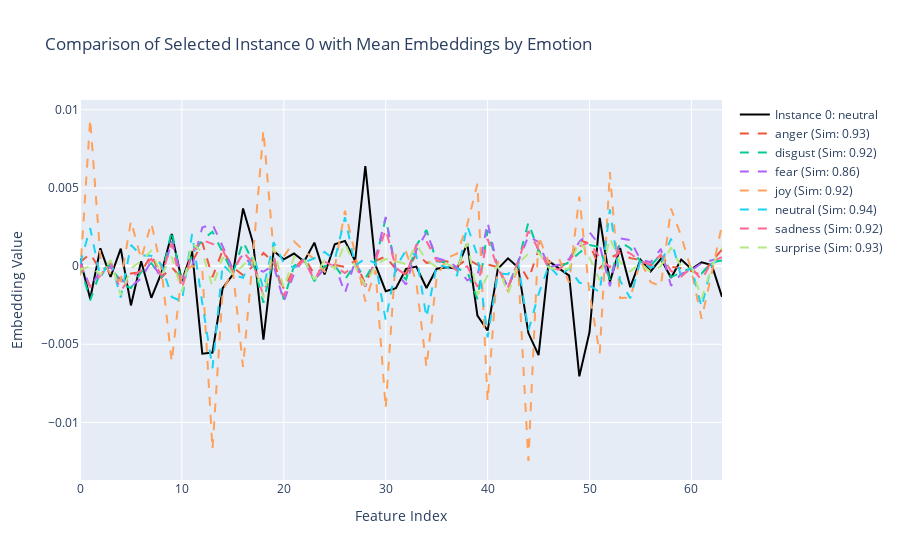

This figure's notebook cell:
### Code cell
# Filter out emotions with no embeddings
filtered_mean_embeddings3 = {emotion: embedding for emotion, embedding in mean_embeddings3.items() if embedding is not None}

# Convert mean embeddings to a matrix for cosine similarity computation
mean_embedding_matrix3 = np.array([embedding for embedding in filtered_mean_embeddings3.values()])

# Function to normalize embeddings (already normalized in the above code)
def normalize_embedding(embedding):
    return normalize(embedding.reshape(1, -1)).flatten()


# Function to create plot for a selected instance
def create_plot(selected_instance_index):
    selected_instance = normalize_embedding(tp_embeddings3[selected_instance_index])
    
    # Compute cosine similarity with mean embeddings
    similarity_scores = cosine_similarity([selected_instance], mean_embedding_matrix3).flatten()

    # Create figure
    fig = go.Figure()
    # Add trace for selected instance
    fig.add_trace(go.Scatter(
        x=list(range(64)),
        y=selected_instance,
        mode='lines',
        name=f"Instance {selected_instance_index}: {label_decoder_list[tp_labels3[selected_instance_index]]}",
        line=dict(color='black')
    ))

    # Add traces for each emotion's mean embedding
    for i, emotion in enumerate(filtered_mean_embeddings3.keys()):
        fig.add_trace(go.Scatter(
            x=list(range(64)),
            y=mean_embedding_matrix3[i],
            mode='lines',
            name=f'{emotion} (Sim: {similarity_scores[i]:.2f})',
            line=dict(dash='dash')
        ))

    # Update layout for better readability
    fig.update_layout(
        title=f'Comparison of Selected Instance {selected_instance_index} with Mean Embeddings by Emotion',
        xaxis_title='Feature Index',
        yaxis_title='Embedding Value',
        hovermode='x unified'
    )

    # Show the figure
    fig.show()

# Initial plot
create_plot(0)

# Interactive input form to select instance
interact(create_plot, selected_instance_index=IntSlider(min=0, max=len(tp_embeddings3)-1, step=1, value=0));

### Figure 1 — Plotly figure (JSON) as saved in the notebook; plotly's stock layout.template omitted (floating-point values rounded to 4 significant figures; data arrays with more than 128 entries replaced by an {"elided": "..."} marker saying what was removed)
{"data": [{"line": {"color": "black"}, "mode": "lines", "name": "Instance 0: neutral", "type": "scatter", "x": [0, 1, 2, 3, 4, 5, 6, 7, 8, 9, 10, 11, 12, 13, 14, 15, 16, 17, 18, 19, 20, 21, 22, 23, 24, 25, 26, 27, 28, 29, 30, 31, 32, 33, 34, 35, 36, 37, 38, 39, 40, 41, 42, 43, 44, 45, 46, 47, 48, 49, 50, 51, 52, 53, 54, 55, 56, 57, 58, 59, 60, 61, 62, 63], "y": {"elided": "832 float values"}}, {"line": {"dash": "dash"}, "mode": "lines", "name": "anger (Sim: 0.93)", "type": "scatter", "x": [0, 1, 2, 3, 4, 5, 6, 7, 8, 9, 10, 11, 12, 13, 14, 15, 16, 17, 18, 19, 20, 21, 22, 23, 24, 25, 26, 27, 28, 29, 30, 31, 32, 33, 34, 35, 36, 37, 38, 39, 40, 41, 42, 43, 44, 45, 46, 47, 48, 49, 50, 51, 52, 53, 54, 55, 56, 57, 58, 59, 60, 61, 62, 63], "y": {"elided": "832 float values"}}, {"line": {"dash": "dash"}, "mode": "lines", "name": "disgust (Sim: 0.92)", "type": "scatter", "x": [0, 1, 2, 3, 4, 5, 6, 7, 8, 9, 10, 11, 12, 13, 14, 15, 16, 17, 18, 19, 20, 21, 22, 23, 24, 25, 26, 27, 28, 29, 30, 31, 32, 33, 34, 35, 36, 37, 38, 39, 40, 41, 42, 43, 44, 45, 46, 47, 48, 49, 50, 51, 52, 53, 54, 55, 56, 57, 58, 59, 60, 61, 62, 63], "y": {"elided": "832 float values"}}, {"line": {"dash": "dash"}, "mode": "lines", "name": "fear (Sim: 0.86)", "type": "scatter", "x": [0, 1, 2, 3, 4, 5, 6, 7, 8, 9, 10, 11, 12, 13, 14, 15, 16, 17, 18, 19, 20, 21, 22, 23, 24, 25, 26, 27, 28, 29, 30, 31, 32, 33, 34, 35, 36, 37, 38, 39, 40, 41, 42, 43, 44, 45, 46, 47, 48, 49, 50, 51, 52, 53, 54, 55, 56, 57, 58, 59, 60, 61, 62, 63], "y": {"elided": "832 float values"}}, {"line": {"dash": "dash"}, "mode": "lines", "name": "joy (Sim: 0.92)", "type": "scatter", "x": [0, 1, 2, 3, 4, 5, 6, 7, 8, 9, 10, 11, 12, 13, 14, 15, 16, 17, 18, 19, 20, 21, 22, 23, 24, 25, 26, 27, 28, 29, 30, 31, 32, 33, 34, 35, 36, 37, 38, 39, 40, 41, 42, 43, 44, 45, 46, 47, 48, 49, 50, 51, 52, 53, 54, 55, 56, 57, 58, 59, 60, 61, 62, 63], "y": {"elided": "832 float values"}}, {"line": {"dash": "dash"}, "mode": "lines", "name": "neutral (Sim: 0.94)", "type": "scatter", "x": [0, 1, 2, 3, 4, 5, 6, 7, 8, 9, 10, 11, 12, 13, 14, 15, 16, 17, 18, 19, 20, 21, 22, 23, 24, 25, 26, 27, 28, 29, 30, 31, 32, 33, 34, 35, 36, 37, 38, 39, 40, 41, 42, 43, 44, 45, 46, 47, 48, 49, 50, 51, 52, 53, 54, 55, 56, 57, 58, 59, 60, 61, 62, 63], "y": {"elided": "832 float values"}}, {"line": {"dash": "dash"}, "mode": "lines", "name": "sadness (Sim: 0.92)", "type": "scatter", "x": [0, 1, 2, 3, 4, 5, 6, 7, 8, 9, 10, 11, 12, 13, 14, 15, 16, 17, 18, 19, 20, 21, 22, 23, 24, 25, 26, 27, 28, 29, 30, 31, 32, 33, 34, 35, 36, 37, 38, 39, 40, 41, 42, 43, 44, 45, 46, 47, 48, 49, 50, 51, 52, 53, 54, 55, 56, 57, 58, 59, 60, 61, 62, 63], "y": {"elided": "832 float values"}}, {"line": {"dash": "dash"}, "mode": "lines", "name": "surprise (Sim: 0.93)", "type": "scatter", "x": [0, 1, 2, 3, 4, 5, 6, 7, 8, 9, 10, 11, 12, 13, 14, 15, 16, 17, 18, 19, 20, 21, 22, 23, 24, 25, 26, 27, 28, 29, 30, 31, 32, 33, 34, 35, 36, 37, 38, 39, 40, 41, 42, 43, 44, 45, 46, 47, 48, 49, 50, 51, 52, 53, 54, 55, 56, 57, 58, 59, 60, 61, 62, 63], "y": {"elided": "832 float values"}}], "layout": {"hovermode": "x unified", "title": {"text": "Comparison of Selected Instance 0 with Mean Embeddings by Emotion"}, "xaxis": {"title": {"text": "Feature Index"}}, "yaxis": {"title": {"text": "Embedding Value"}}}}
